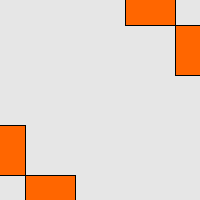
Frame 1 (no input)
Frame 60 (the mouse pressed at the canvas centre just before this capture): identical to frame 1, image omitted
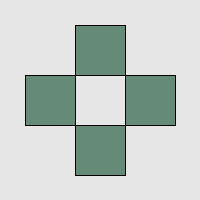
Frame 120 (the mouse held since frame 60 and released just before this capture)

The Processing sketch that drew these frames (run headless with seeded random() and noise(); from frame 60 on, the mouse is pressed at the canvas centre):

// Processing sketch: processing_41208
// ── processing_41208.pde

int x,y,x1,y1;

void setup(){
size(200,200);
noFill();
}void draw(){

if(mousePressed) 
fill(102, 138, 120);

else 
fill(255, 102, 0);


background(230);
x=200-mouseX-25;
y=200-mouseY-25;
x1=mouseX-25;
y1=mouseY-25;
rect(x,25,50,50);
rect(x1,125,50,50);
rect(25,y,50,50);
rect(125,y1,50,50);
}      
